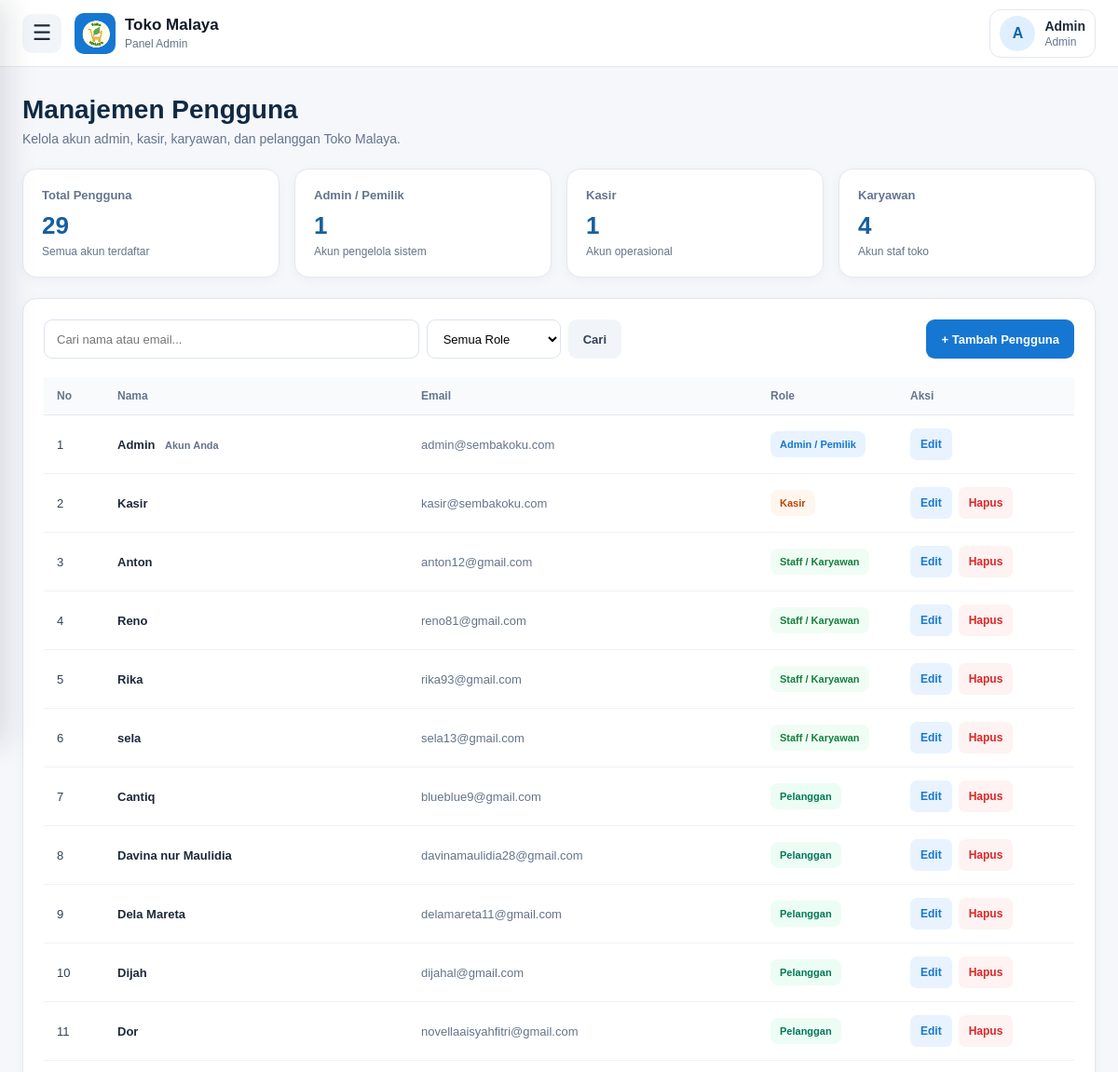
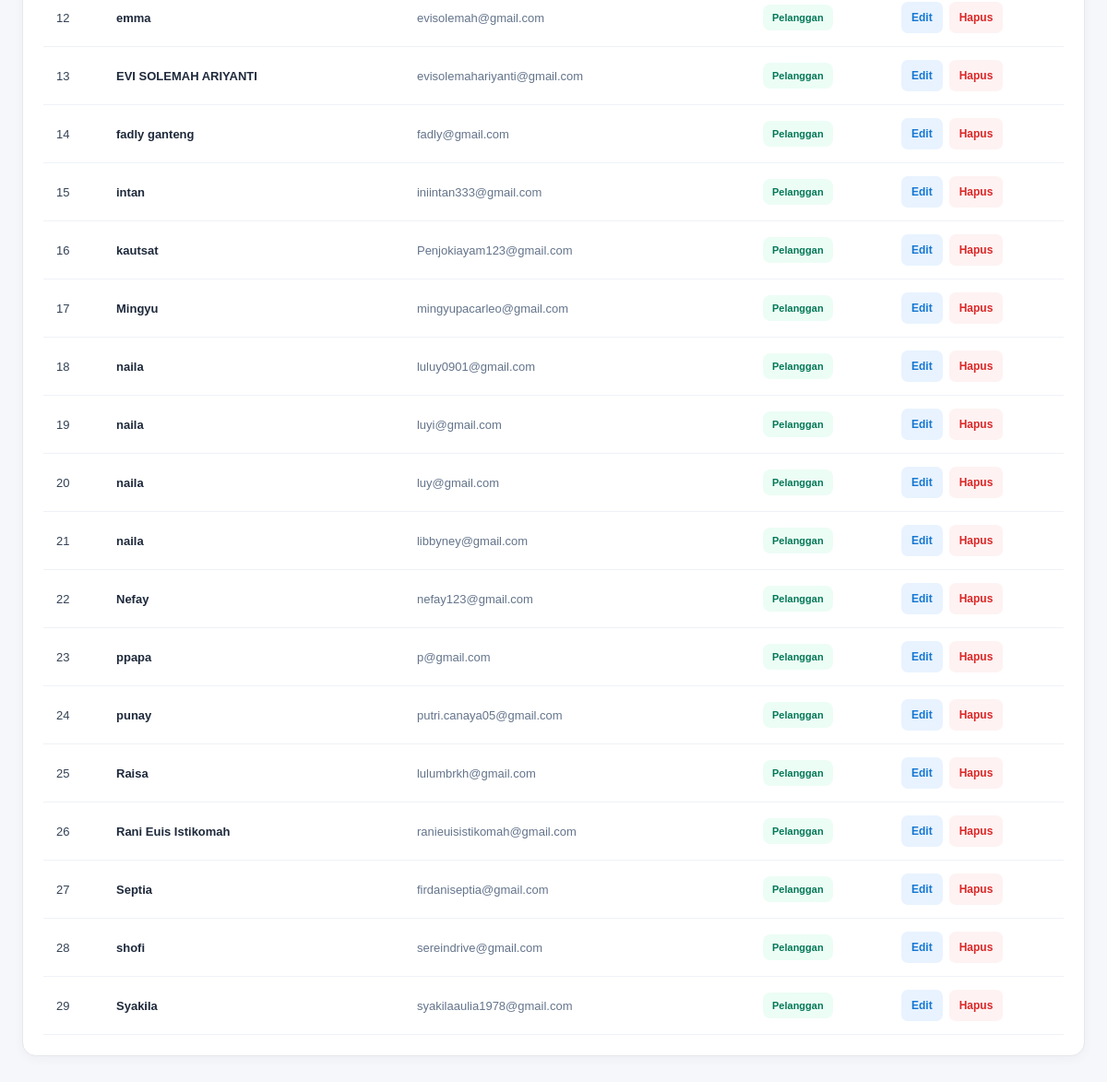
Screenshot of /admin/pengguna.php (signed in) with the database file from the repository (2 pictures, top to bottom).
### tables this page shows
CREATE TABLE `users` (
  `id_user` int(11) NOT NULL,
  `nama` varchar(100) NOT NULL,
  `email` varchar(150) NOT NULL,
  `username` varchar(50) NOT NULL,
  `password` varchar(255) NOT NULL,
  `role` enum('admin','kasir','pelanggan','karyawan') NOT NULL DEFAULT 'pelanggan',
  `foto_profil` varchar(255) DEFAULT NULL
);

### admin/pengguna.php (the view, shortened to what this page needs)
<?php
require_once "../config/database.php";
function e($value) {
    return htmlspecialchars((string)$value, ENT_QUOTES, 'UTF-8');
}
$nama_user = $_SESSION['nama'] ?? 'Admin';
$keyword = trim($_GET['q'] ?? '');
$params = [];
$types = '';
$sql = "SELECT id_user, nama, email, role FROM users";
$sql .= " ORDER BY
    CASE role
        WHEN 'admin' THEN 1
        WHEN 'kasir' THEN 2
        WHEN 'karyawan' THEN 3
        WHEN 'pelanggan' THEN 4
        ELSE 5
    END,
    nama ASC";
if (!empty($params)) {
    $stmt = mysqli_prepare($conn, $sql);
    mysqli_stmt_bind_param($stmt, $types, ...$params);
    mysqli_stmt_execute($stmt);
    $result_pengguna = mysqli_stmt_get_result($stmt);
} else {
    $result_pengguna = mysqli_query($conn, $sql);
}
$total_pengguna = 0;
$total_admin = 0;
$total_karyawan = 0;
$total_kasir = 0;
$q_stat = mysqli_query(
    $conn,
    "SELECT
        COUNT(*) AS total,
        SUM(role = 'admin') AS admin,
        SUM(role = 'karyawan') AS karyawan,
        SUM(role = 'kasir') AS kasir,
        SUM(role = 'pelanggan') AS pelanggan
     FROM users"
);
if ($q_stat) {
    $stat = mysqli_fetch_assoc($q_stat);
    $total_pengguna = (int)($stat['total'] ?? 0);
    $total_admin = (int)($stat['admin'] ?? 0);
    $total_karyawan = (int)($stat['karyawan'] ?? 0);
    $total_kasir = (int)($stat['kasir'] ?? 0);
}
?>
<!DOCTYPE html>
<html lang="id">
<head>
</head>
<body>
<header class="topbar">
    <div class="topbar-left">
        <button type="button"
                class="hamburger"
                onclick="toggleMenu()"
                aria-label="Buka menu"
                aria-controls="drawer"
                aria-expanded="false"
                id="menuToggle">☰</button>
        <a href="dashboard.php" class="brand">
            <div class="brand-logo">
                <img src="../assets/SembakoKu (3).png" alt="Toko Malaya">
            </div>
            <div class="brand-text">
                <strong>Toko Malaya</strong>
                <span>Panel Admin</span>
            </div>
        </a>
    </div>
    <div class="top-user">
        <div class="top-avatar">
            <?= e(strtoupper(substr($nama_user, 0, 1))) ?>
        </div>
        <div class="top-user-info">
            <strong><?= e($nama_user) ?></strong>
            <span>Admin</span>
        </div>
    </div>
</header>
<main class="main">
    <div class="page-header">
        <h1>Manajemen Pengguna</h1>
        <p>Kelola akun admin, kasir, karyawan, dan pelanggan Toko Malaya.</p>
    </div>
    <section class="stats">
        <div class="stat-card">
            <span class="stat-title">Total Pengguna</span>
            <div class="stat-number"><?= number_format($total_pengguna) ?></div>
            <div class="stat-desc">Semua akun terdaftar</div>
        </div>
        <div class="stat-card">
            <span class="stat-title">Admin / Pemilik</span>
            <div class="stat-number"><?= number_format($total_admin) ?></div>
            <div class="stat-desc">Akun pengelola sistem</div>
        </div>
        <div class="stat-card">
            <span class="stat-title">Kasir</span>
            <div class="stat-number"><?= number_format($total_kasir) ?></div>
            <div class="stat-desc">Akun operasional</div>
        </div>
        <div class="stat-card">
            <span class="stat-title">Karyawan</span>
            <div class="stat-number"><?= number_format($total_karyawan) ?></div>
            <div class="stat-desc">Akun staf toko</div>
        </div>
    </section>
    <section class="content-card">
        <div class="toolbar">
            <div class="filters">
                <form method="GET" class="search-form">
                    <input
                        type="text"
                        name="q"
                        value="<?= e($keyword) ?>"
                        placeholder="Cari nama atau email..."
                    >
                    <select name="role">
                        <option value="">Semua Role</option>
                    </select>
                    <button type="submit" class="btn btn-light">Cari</button>
                </form>
            </div>
            <button type="button" class="btn btn-primary" onclick="openTambah()">
                + Tambah Pengguna
            </button>
        </div>
        <div class="table-wrap">
            <table>
                <thead>
                    <tr>
                        <th width="65">No</th>
                        <th>Nama</th>
                        <th>Email</th>
                        <th width="150">Role</th>
                        <th width="190">Aksi</th>
                    </tr>
                </thead>
                <tbody>
                <?php
                $no = 1;
                if ($result_pengguna && mysqli_num_rows($result_pengguna) > 0):
                    while ($row = mysqli_fetch_assoc($result_pengguna)):
                        $role_label = [
                            'admin' => 'Admin / Pemilik',
                            'kasir' => 'Kasir',
                            'karyawan' => 'Staff / Karyawan',
                            'pelanggan' => 'Pelanggan'
                        ][$row['role']] ?? ucfirst($row['role']);
                        $role_class = 'role-' . $row['role'];
                        $is_current =
                            (int)$row['id_user'] === (int)$_SESSION['id_user'];
                ?>
                    <tr>
                        <td><?= $no++ ?></td>
                        <td>
                            <span class="user-name">
                                <?= e($row['nama']) ?>
                            </span>
                            <?php if ($is_current): ?>
                                <span class="current-user">Akun Anda</span>
                            <?php endif; ?>
                        </td>
                        <td>
                            <span class="user-email">
                                <?= e($row['email']) ?>
                            </span>
                        </td>
                        <td>
                            <span class="role-badge <?= e($role_class) ?>">
                                <?= e($role_label) ?>
                            </span>
                        </td>
                        <td>
                            <div class="actions">
                                <button
                                    type="button"
                                    class="action-btn btn-edit"
                                    onclick='openEdit(
                                        <?= (int)$row["id_user"] ?>,
                                        <?= json_encode($row["nama"], JSON_HEX_APOS | JSON_HEX_QUOT | JSON_HEX_TAG | JSON_HEX_AMP) ?>,
                                        <?= json_encode($row["email"], JSON_HEX_APOS | JSON_HEX_QUOT | JSON_HEX_TAG | JSON_HEX_AMP) ?>,
                                        <?= json_encode($row["role"], JSON_HEX_APOS | JSON_HEX_QUOT | JSON_HEX_TAG | JSON_HEX_AMP) ?>
                                    )'>
                                    Edit
                                </button>
                                <?php if (!$is_current): ?>
                                    <a
                                        href="pengguna.php?hapus=<?= (int)$row['id_user'] ?>"
                                        class="action-btn btn-delete"
                                        style="display:flex;align-items:center;"
                                        onclick="return confirm('Yakin ingin menghapus pengguna ini?');">
                                        Hapus
                                    </a>
                                <?php endif; ?>
                            </div>
                        </td>
                    </tr>
                <?php
                    endwhile;
                endif; ?>
                </tbody>
            </table>
        </div>
    </section>
</main>
</body>
</html>

### admin/pengguna.php (style rules this page uses)
* { box-sizing: border-box; margin: 0; padding: 0; }
body { font-family: Arial, Helvetica, sans-serif; background: #f5f7fb; color: #1e293b; }
button, input, select { font-family: inherit; }
.topbar { height: 72px; background: #fff; border-bottom: 1px solid #e5e7eb; display: flex; align-items: center; justify-content: space-between; padding: 0 24px; position: sticky; top: 0; z-index: 900; }
.topbar-left { display: flex; align-items: center; gap: 14px; }
.hamburger { width: 42px; height: 42px; border: none; border-radius: 10px; background: #f1f5f9; color: #1e293b; font-size: 23px; cursor: pointer; }
.brand { display: flex; align-items: center; gap: 10px; text-decoration: none; color: #111827; }
.brand-logo, .drawer-logo { width: 44px; height: 44px; border-radius: 10px; background: #1677d2; overflow: hidden; }
.brand-logo img, .drawer-logo img { width: 100%; height: 100%; object-fit: contain; }
.brand-text { display: flex; flex-direction: column; line-height: 1.2; }
.brand-text strong { font-size: 17px; font-weight: 800; }
.brand-text span { font-size: 12px; color: #64748b; margin-top: 3px; }
.top-user { display: flex; align-items: center; gap: 10px; padding: 6px 10px; border: 1px solid #e2e8f0; border-radius: 12px; }
.top-avatar, .drawer-avatar { border-radius: 50%; background: #e0efff; color: #1265a7; display: flex; align-items: center; justify-content: center; font-weight: 800; }
.top-avatar { width: 38px; height: 38px; }
.top-user-info, .drawer-user-info { display: flex; flex-direction: column; }
.top-user-info strong { font-size: 14px; }
.top-user-info span, .drawer-user-info span { font-size: 12px; color: #64748b; margin-top: 2px; }
.main { max-width: 1200px; margin: auto; padding: 30px 24px 50px; }
.page-header { margin-bottom: 24px; }
.page-header h1 { font-size: 28px; color: #102a43; margin-bottom: 7px; }
.page-header p { color: #64748b; font-size: 14px; }
.stats { display: grid; grid-template-columns: repeat(4, 1fr); gap: 16px; margin-bottom: 22px; }
.stat-card { background: #fff; border: 1px solid #e5e7eb; border-radius: 15px; padding: 20px; box-shadow: 0 3px 12px rgba(15,23,42,.04); }
.stat-title { display: block; color: #64748b; font-size: 13px; font-weight: 600; margin-bottom: 10px; }
.stat-number { font-size: 26px; font-weight: 800; color: #155fa0; }
.stat-desc { margin-top: 5px; font-size: 12px; color: #64748b; }
.content-card { background: #fff; border: 1px solid #e5e7eb; border-radius: 15px; padding: 22px; box-shadow: 0 3px 12px rgba(15,23,42,.04); }
.toolbar { display: flex; align-items: center; justify-content: space-between; gap: 14px; margin-bottom: 20px; }
.filters { display: flex; flex: 1; max-width: 620px; gap: 8px; }
.search-form { display: flex; flex: 1; gap: 8px; }
.search-form input, .search-form select { height: 42px; border: 1px solid #dbe4ee; border-radius: 9px; padding: 0 13px; outline: none; font-size: 13px; background: #fff; }
.search-form input { width: 100%; }
.btn { min-height: 42px; border: none; border-radius: 9px; padding: 0 16px; cursor: pointer; font-size: 13px; font-weight: 700; text-decoration: none; }
.btn-primary { background: #1677d2; color: #fff; }
.btn-light { background: #f1f5f9; color: #334155; }
.btn-edit { background: #e8f3ff; color: #1677d2; }
.btn-delete { background: #fef2f2; color: #dc2626; }
.table-wrap { width: 100%; overflow-x: auto; }
table { width: 100%; border-collapse: collapse; }
thead th { background: #f8fafc; color: #64748b; font-size: 12px; font-weight: 800; text-align: left; padding: 13px 14px; border-bottom: 1px solid #e5e7eb; }
tbody td { padding: 14px; border-bottom: 1px solid #eef2f7; font-size: 13px; color: #334155; vertical-align: middle; }
.user-name { font-weight: 700; color: #1e293b; }
.user-email { color: #64748b; }
.role-badge { display: inline-flex; align-items: center; justify-content: center; min-height: 28px; padding: 0 10px; border-radius: 8px; font-size: 11px; font-weight: 800; }
.role-admin { background: #e8f3ff; color: #1677d2; }
.role-kasir { background: #fff7ed; color: #c2410c; }
.role-karyawan { background: #f0fdf4; color: #15803d; }
.role-pelanggan { background: #ecfdf5; color: #047857; }
.current-user { margin-left: 7px; color: #64748b; font-size: 11px; font-weight: 600; }
.actions { display: flex; gap: 7px; }
.action-btn { min-height: 34px; padding: 0 11px; border: none; border-radius: 7px; cursor: pointer; font-size: 12px; font-weight: 700; text-decoration: none; }

### rows the page displays
users: nama "Admin", shows "Akun Anda", email "admin@sembakoku.com", role "Admin / Pemilik"
users: nama "Kasir", email "kasir@sembakoku.com", role "Kasir"
users: nama "Anton", email "anton12@gmail.com", role "Staff / Karyawan"
users: nama "Reno", email "reno81@gmail.com", role "Staff / Karyawan"
users: nama "Rika", email "rika93@gmail.com", role "Staff / Karyawan"
users: nama "sela", email "sela13@gmail.com", role "Staff / Karyawan"
users: nama "Cantiq", email "blueblue9@gmail.com", role "Pelanggan"
users: nama "Davina nur Maulidia", email "davinamaulidia28@gmail.com", role "Pelanggan"
users: nama "Dela Mareta", email "delamareta11@gmail.com", role "Pelanggan"
users: nama "Dijah", email "dijahal@gmail.com", role "Pelanggan"
users: nama "Dor", email "novellaaisyahfitri@gmail.com", role "Pelanggan"
users: nama "emma", email "evisolemah@gmail.com", role "Pelanggan"
users: nama "EVI SOLEMAH ARIYANTI", email "evisolemahariyanti@gmail.com", role "Pelanggan"
users: nama "fadly ganteng", email "fadly@gmail.com", role "Pelanggan"
users: nama "intan", email "iniintan333@gmail.com", role "Pelanggan"
users: nama "kautsat", email "Penjokiayam123@gmail.com", role "Pelanggan"
users: nama "Mingyu", email "mingyupacarleo@gmail.com", role "Pelanggan"
users: nama "naila", email "luluy0901@gmail.com", role "Pelanggan"
users: nama "naila", email "luyi@gmail.com", role "Pelanggan"
users: nama "naila", email "luy@gmail.com", role "Pelanggan"
users: nama "naila", email "libbyney@gmail.com", role "Pelanggan"
users: nama "Nefay", email "nefay123@gmail.com", role "Pelanggan"
users: nama "ppapa", email "p@gmail.com", role "Pelanggan"
users: nama "punay", email "putri.canaya05@gmail.com", role "Pelanggan"
users: nama "Raisa", email "lulumbrkh@gmail.com", role "Pelanggan"
users: nama "Rani Euis Istikomah", email "ranieuisistikomah@gmail.com", role "Pelanggan"
users: nama "Septia", email "firdaniseptia@gmail.com", role "Pelanggan"
users: nama "shofi", email "sereindrive@gmail.com", role "Pelanggan"
users: nama "Syakila", email "syakilaaulia1978@gmail.com", role "Pelanggan"

### other values shown
substr($nama_user, 0, 1) "A"
$nama_user "Admin"
$total_pengguna "29"
$total_admin "1"
$total_kasir "1"
$total_karyawan "4"
